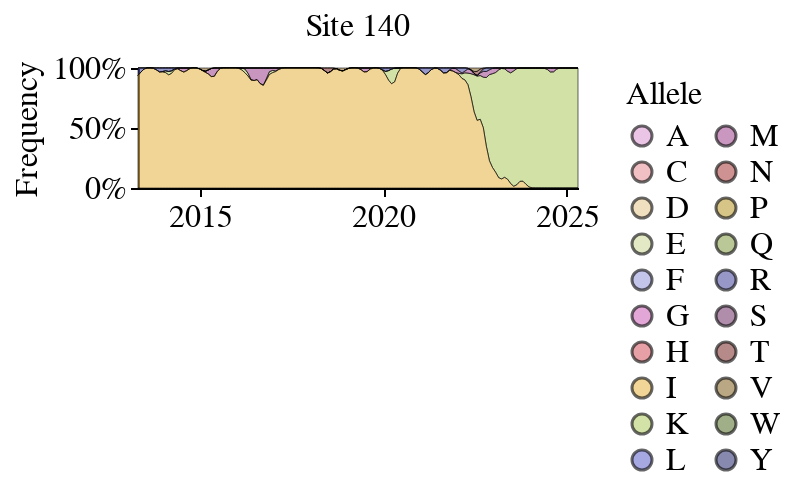

Write notebook code for a chart like this one.
### Code cell
plot_site_frequencies(frequencies_12y_df, 140)

### Figure 1 — Vega-Lite specification as saved in the notebook (floating-point values rounded to 4 significant figures; data arrays with more than 128 entries replaced by an {"elided": "..."} marker saying what was removed)
{"config": {"background": "white", "title": {"fontSize": 20, "fontWeight": "normal", "font": "Helvetica", "anchor": "start", "color": "#000000", "orient": "top", "offset": 5, "subtitleColor": "gray", "subtitleFont": "Helvetica", "subtitleFontWeight": "normal", "subtitleFontSize": 18, "subtitlePadding": 2}, "axis": {"domain": true, "domainColor": "black", "domainWidth": 1, "grid": false, "gridColor": "#DEDDDD", "gridWidth": 0.5, "labelFont": "Helvetica", "labelFontSize": 16, "labelFlush": false, "labelFontWeight": "normal", "labelPadding": 2, "tickColor": "black", "tickSize": 4, "tickCount": 3, "tickWidth": 1, "titleFont": "Helvetica", "titleAlign": "center", "titleFontWeight": "normal", "titleFontSize": 16, "titlePadding": 5}, "legend": {"labelFont": "Helvetica", "labelFontSize": 16, "symbolSize": 100, "titleFont": "Helvetica", "titleFontSize": 16, "titleFontWeight": "normal", "padding": 5, "titleLimit": 200, "gradientLength": 100}, "range": {"category": ["#4e79a7", "#f28e2c", "#e15759", "#76b7b2", "#59a14f", "#edc949", "#af7aa1", "#ff9da7", "#9c755f", "#bab0ab"], "diverging": ["#c7e9b4", "#7fcdbb", "#41b6c4", "#1d91c0", "#225ea8", "#253494"]}, "view": {"stroke": "white", "strokeWidth": 0}, "text": {"font": "Helvetica", "fontSize": 16}}, "data": {"name": "data-4ce49dbf1e539d24a6e49d724b0dd782"}, "mark": {"type": "area", "opacity": 0.6, "stroke": "black", "strokeWidth": 0.5}, "encoding": {"color": {"field": "allele", "legend": {"columns": 2}, "scale": {"domain": ["A", "C", "D", "E", "F", "G", "H", "I", "K", "L", "M", "N", "P", "Q", "R", "S", "T", "V", "W", "Y"], "range": ["#DE9ED6", "#E7969C", "#E7CB94", "#CEDB9C", "#9C9EDE", "#CE6DBD", "#D6616B", "#E7BA52", "#B5CF6B", "#6B6ECF", "#A55194", "#AD494A", "#BD9E39", "#8CA252", "#5254A3", "#7B4173", "#843C39", "#8C6D31", "#637939", "#393B79"]}, "title": "Allele", "type": "nominal"}, "order": {"field": "allele", "type": "nominal"}, "tooltip": [{"field": "HA_region", "type": "nominal"}, {"field": "site", "type": "quantitative"}, {"field": "allele", "type": "nominal"}, {"field": "frequency", "type": "quantitative"}, {"field": "date", "type": "temporal"}], "x": {"axis": {"grid": false, "tickCount": 3}, "field": "date", "title": "", "type": "temporal"}, "y": {"axis": {"grid": false, "tickCount": 3}, "field": "frequency", "stack": "normalize", "title": "Frequency", "type": "quantitative"}}, "height": 60, "title": {"text": "Site 140", "anchor": "middle", "fontSize": 16, "fontWeight": "normal"}, "width": 220, "$schema": "https://vega.github.io/schema/vega-lite/v5.16.3.json", "datasets": {"data-4ce49dbf1e539d24a6e49d724b0dd782": {"elided": "870 records"}}}
